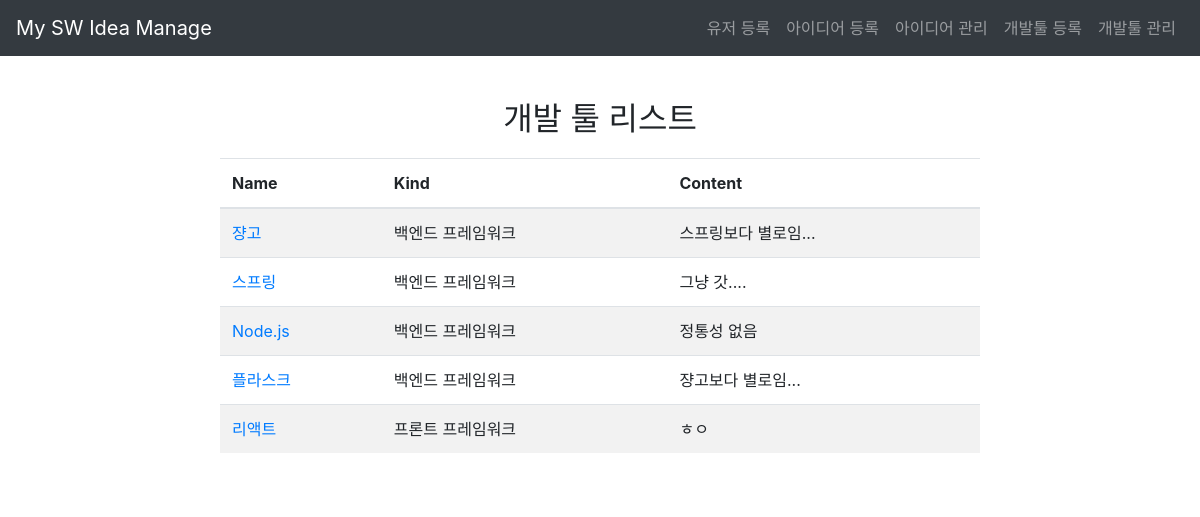
The page /develop/ on the database its author committed.
### develop/models.py (models this page shows, shortened)
class Develop(models.Model):
    name = models.CharField(max_length=30)
    kind = models.CharField(max_length=30)
    content = models.TextField()

### develop/views.py (the view)
# urls.py: path('', main, name='main'),
def main(request):
    develop = Develop.objects.all()
    context = {'develop': develop}
    return render(request, 'develop/list.html', context)

### templates/develop/list.html
{% extends 'base.html' %}
{% block content %}
    <div class="container devtool-list">
        <h2>개발 툴 리스트</h2>
        <table class="table table-striped">
            <thead>
            <tr>
                <th>Name</th>
                <th>Kind</th>
                <th>Content</th>
            </tr>
            </thead>
            <tbody>
            {% for devtool in develop %}
                <tr>
                    <td>
                        <a href="{% url 'develop:detail' devtool.pk %}">
                            {{ devtool.name }}</a></td>
                    <td>{{ devtool.kind }}</td>
                    <td>{{ devtool.content }}</td>
                </tr>
            {% endfor %}
            </tbody>
        </table>
    </div>
{% endblock %}

### static/style.css (style rules this page uses)
.devtool-list { margin: 50px auto; max-width: 800px; background-color: rgba(255, 255, 255, 0.8); padding: 20px; border-radius: 10px; }
.devtool-list h2 { text-align: center; margin-bottom: 20px; }

### rows shown on the page
Develop: name "쟝고", kind "백엔드 프레임워크", content "스프링보다 별로임..."
Develop: name "스프링", kind "백엔드 프레임워크", content "그냥 갓...."
Develop: name "Node.js", kind "백엔드 프레임워크", content "정통성 없음"
Develop: name "플라스크", kind "백엔드 프레임워크", content "쟝고보다 별로임..."
Develop: name "리액트", kind "프론트 프레임워크", content "ㅎㅇ"
